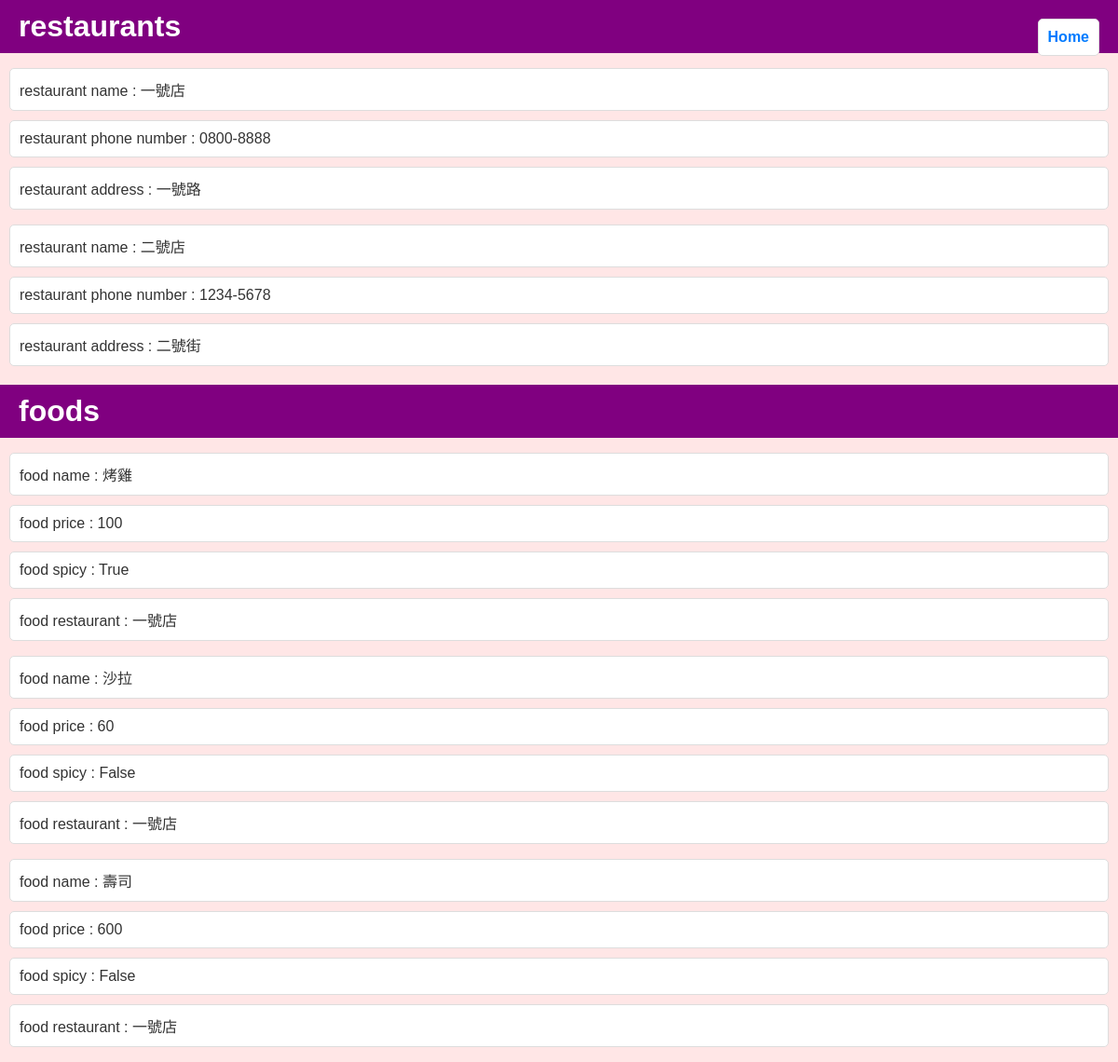
The app's page /menu/ with its own data.
### restaurants/models.py (models this page shows, shortened)
class Restaurant(models.Model):
    name = models.CharField(max_length=20) #餐廳名稱
    phone_number = models.CharField(max_length=15) #餐廳電話
    address = models.CharField(max_length=50, blank=True)  #餐廳地址
    def __str__(self): #新增
        return self.name

class Food(models.Model):
    name = models.CharField(max_length=20) #食物名稱
    price=models.DecimalField(max_digits=3,decimal_places=0) #食物價錢
    is_spicy = models.BooleanField(default=False) #會不會辣
    food_restaurant = models.ForeignKey(Restaurant, on_delete=models.CASCADE) #由哪個餐廳製作

### restaurants/views.py (the view)
# urls.py: path('menu/', menu, name='menu'),
def menu(request): #新增
    restaurant_list = Restaurant.objects.all()
    food_list = Food.objects.all()
    return render(request, 'menu.html',locals())

### templates/menu.html (shortened to what this page needs)
<!DOCTYPE html>
<html lang="en">
<head>
    {% load static %}
    <link rel="stylesheet" href="{% static 'menu.css' %}">
</head>
<body>
    <li id="link"><a href="{% url 'home' %}">Home</a></li>
    <h1>restaurants</h1>
    {% for r in restaurant_list %}
    <ul>
        <li>restaurant name : {{ r.name }}</li>
        <li>restaurant phone number : {{ r.phone_number }}</li>
        <li>restaurant address : {{ r.address }}</li>
    </ul>
    {% endfor %}
    <h1 class="section-title">foods</h1>
    {% for f in food_list %}
    <ul>
        <li>food name : {{ f.name }}</li>
        <li>food price : {{ f.price }}</li>
        <li>food spicy : {{ f.is_spicy }}</li>
        <li>food restaurant : {{ f.food_restaurant }}</li>
    </ul>
        {% endfor %}
</body>
</html>

### static/menu.css (style rules this page uses)
body { font-family: Arial, sans-serif; margin: 0; padding: 0; background-color: #ffe6e6; color: #333; }
h1 { background-color: #800080; color: white; padding: 10px 20px; margin: 0; }
ul { list-style-type: none; padding: 0; }
li { background-color: #fff; margin: 10px; padding: 10px; border: 1px solid #ddd; border-radius: 5px; }
li:not(:last-child) { margin-bottom: 10px; }
.section-title { margin-top: 20px; }
#link { position: absolute; top: 10px; right: 10px; list-style: none; }
#link a { text-decoration: none; color: #007bff; font-weight: bold; }

### records on screen
Restaurant: name "一號店", phone_number "0800-8888", address "一號路"
Restaurant: name "二號店", phone_number "1234-5678", address "二號街"
Food: name "烤雞", price "100", is_spicy "True", food_restaurant "一號店"
Food: name "沙拉", price "60", is_spicy "False", food_restaurant "一號店"
Food: name "壽司", price "600", is_spicy "False", food_restaurant "一號店"
